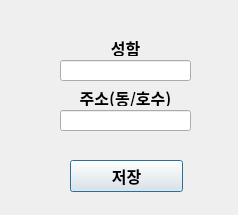
<?xml version="1.0" encoding="UTF-8"?>
<ui version="4.0">
 <class>Dialog</class>
 <widget class="QDialog" name="Dialog">
  <property name="geometry">
   <rect>
    <x>0</x>
    <y>0</y>
    <width>238</width>
    <height>215</height>
   </rect>
  </property>
  <property name="windowTitle">
   <string>FullCover</string>
  </property>
  <property name="windowIcon">
   <iconset>
    <normaloff>home.png</normaloff>
    <disabledoff>home.png</disabledoff>
    <disabledon>home.png</disabledon>
    <activeoff>home.png</activeoff>
    <activeon>home.png</activeon>home.png</iconset>
  </property>
  <widget class="QLineEdit" name="lineedit_Test1">
   <property name="geometry">
    <rect>
     <x>60</x>
     <y>60</y>
     <width>131</width>
     <height>21</height>
    </rect>
   </property>
   <property name="text">
    <string/>
   </property>
  </widget>
  <widget class="QLabel" name="label1">
   <property name="geometry">
    <rect>
     <x>60</x>
     <y>40</y>
     <width>131</width>
     <height>16</height>
    </rect>
   </property>
   <property name="font">
    <font>
     <family>맑은 고딕</family>
     <pointsize>12</pointsize>
     <weight>75</weight>
     <bold>true</bold>
    </font>
   </property>
   <property name="text">
    <string>성함</string>
   </property>
   <property name="alignment">
    <set>Qt::AlignCenter</set>
   </property>
  </widget>
  <widget class="QPushButton" name="btn_Text">
   <property name="geometry">
    <rect>
     <x>70</x>
     <y>160</y>
     <width>113</width>
     <height>32</height>
    </rect>
   </property>
   <property name="font">
    <font>
     <family>맑은 고딕</family>
     <pointsize>12</pointsize>
     <weight>75</weight>
     <bold>true</bold>
    </font>
   </property>
   <property name="text">
    <string>저장</string>
   </property>
  </widget>
  <widget class="QLabel" name="label2">
   <property name="geometry">
    <rect>
     <x>60</x>
     <y>90</y>
     <width>131</width>
     <height>16</height>
    </rect>
   </property>
   <property name="font">
    <font>
     <family>맑은 고딕</family>
     <pointsize>12</pointsize>
     <weight>75</weight>
     <bold>true</bold>
    </font>
   </property>
   <property name="text">
    <string>주소(동/호수)</string>
   </property>
   <property name="alignment">
    <set>Qt::AlignCenter</set>
   </property>
  </widget>
  <widget class="QLineEdit" name="lineedit_Test2">
   <property name="geometry">
    <rect>
     <x>60</x>
     <y>110</y>
     <width>131</width>
     <height>21</height>
    </rect>
   </property>
  </widget>
 </widget>
 <resources/>
 <connections/>
</ui>
